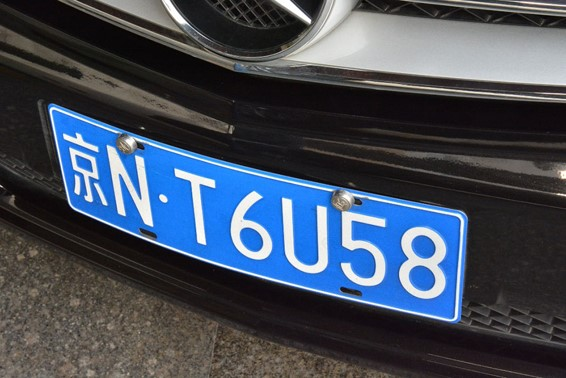
#> input picture 02-配套案例/03-机器视觉基础应用实训案例/05-图像几何变换基础实训/03透视/plate1.jpg, 566 x 378 px
$ python '4-车牌矫正练习.py'
#> lines starting #> are read from the running program, lines starting #| are printed output that depends on the picture; after the words box and inside, x2 and y2 are one past the last pixel; in counts of white or black regions, pixels touching at a corner belong together
#!/usr/bin/env python3
# -*- coding: utf-8 -*-


import cv2 as cv
import numpy as np


def getXY_min_max(A, B, C, D):
    x_min = min(A[0], C[0])
    y_min = min(A[1], B[1])
    x_max = max(B[0], D[0])
    y_max = max(C[1], D[1])
    return x_min, y_min, x_max, y_max


img_path = './plate.jpg'
img_path = './plate1.jpg'
img = cv.imread(img_path)
#> img is the input picture: shape (378, 566, 3); mean B, G, R 91, 76.4, 66.9
h, w = img.shape[:2]
#> h = 378; w = 566

A = (51, 109)
B = (66, 202)
C = (460, 320)
D = (454, 221)

pts1 = np.float32([A, B, C, D])
x_min, y_min, x_max, y_max = getXY_min_max(A, B, C, D)
w = x_max - x_min + 400
h = y_max - y_min - 50
A_ = (0, 0)
B_ = (0, h)
C_ = (w, h)
D_ = (w, 0)
pts2 = np.float32([A_, B_, C_, D_])

M = cv.getPerspectiveTransform(pts1, pts2)
# dst = cv.warpPerspective(img, M, (w, h))
dst = cv.warpPerspective(img, M, (w, h),
                         flags = cv.INTER_CUBIC,
                         borderMode = cv.BORDER_CONSTANT,
                         borderValue = (255, 255, 255))
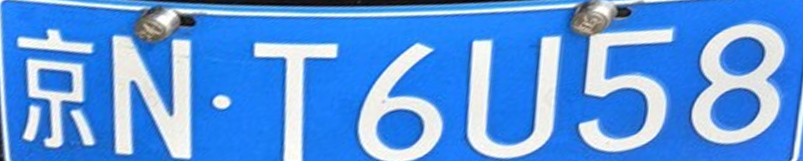
#> dst: shape (161, 803, 3); mean B, G, R 227.3, 150.2, 89.1

# 在原图中标记这些顶点
cv.circle(img, (int(pts1[0][0]),int(pts1[0][1])), 1, (0, 0, 255), cv.LINE_AA)
cv.circle(img, (int(pts1[1][0]),int(pts1[1][1])), 1, (0, 0, 255), cv.LINE_AA)
cv.circle(img, (int(pts1[2][0]),int(pts1[2][1])), 1, (0, 0, 255), cv.LINE_AA)
cv.circle(img, (int(pts1[3][0]),int(pts1[3][1])), 1, (0, 0, 255), cv.LINE_AA)
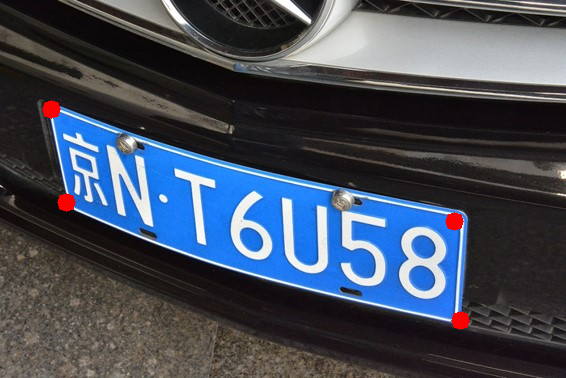
#> img: shape (378, 566, 3); mean B, G, R 90.3, 75.9, 67.7

# 在目标图中标记顶点
cv.circle(dst, (int(pts2[0][0]),int(pts2[0][1])), 1, (0, 0, 255), cv.LINE_AA)
#> dst: shape (161, 803, 3); 0.06% of pixels changed, all inside (x1, y1, x2, y2) = (0, 0, 10, 10)
cv.circle(dst, (int(pts2[1][0]),int(pts2[1][1])), 1, (0, 0, 255), cv.LINE_AA)
#> dst: shape (161, 803, 3); mean B, G, R 227.1, 150.1, 89.3
cv.circle(dst, (int(pts2[2][0]),int(pts2[2][1])), 1, (0, 0, 255), cv.LINE_AA)
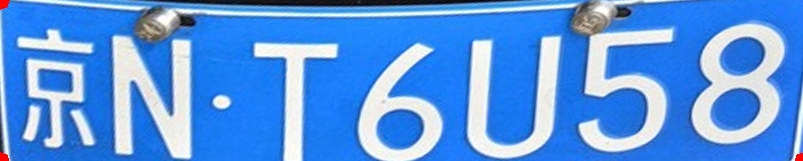
#> dst: shape (161, 803, 3); mean B, G, R 227, 150, 89.3
cv.circle(dst, (int(pts2[3][0]),int(pts2[3][1])), 1, (0, 0, 255), cv.LINE_AA)
#> dst: shape (161, 803, 3); 0.05% of pixels changed, all inside (x1, y1, x2, y2) = (794, 0, 803, 9)

cv.imwrite('./outputs/plate_src.jpg', img)
cv.imwrite('./outputs/plate_dst.jpg', dst)

cv.imshow('img', img)
cv.imshow('dst', dst)
cv.waitKey(0)
cv.destroyAllWindows()

$ run again, with 02-配套案例/03-机器视觉基础应用实训案例/05-图像几何变换基础实训/03透视/sudoku.jpg copied over 02-配套案例/03-机器视觉基础应用实训案例/05-图像几何变换基础实训/03透视/plate1.jpg
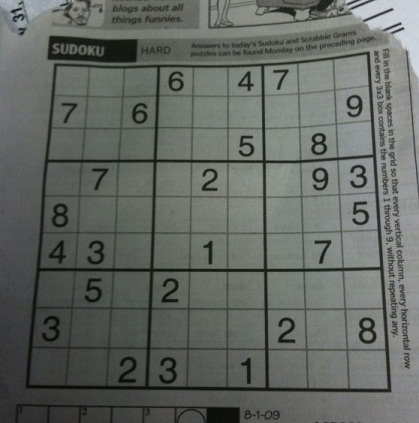
#> input picture 02-配套案例/03-机器视觉基础应用实训案例/05-图像几何变换基础实训/03透视/sudoku.jpg, 419 x 423 px
#> img is the input picture: shape (423, 419, 3); mean B, G, R 98.9, 103.6, 99.4
#> `cv.circle(img, (int(pts1[1][0]),int(pts1[1][1])), 1, (0, 0, 255), cv.L..`:
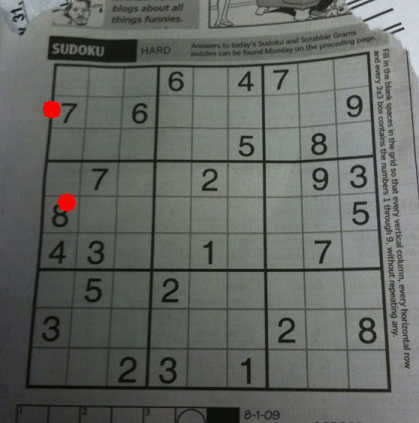
#> img: shape (423, 419, 3); mean B, G, R 98.7, 103.4, 99.9
#> `cv.circle(dst, (int(pts2[2][0]),int(pts2[2][1])), 1, (0, 0, 255), cv.L..`:
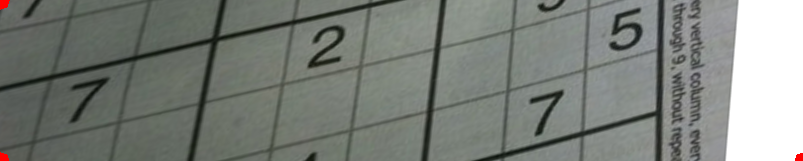
#> dst: shape (161, 803, 3); mean B, G, R 121.8, 127.6, 123

$ run again, with 02-配套案例/03-机器视觉基础应用实训案例/05-图像几何变换基础实训/03透视/test.png saved as 02-配套案例/03-机器视觉基础应用实训案例/05-图像几何变换基础实训/03透视/plate1.jpg
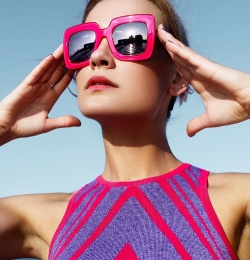
#> input picture 02-配套案例/03-机器视觉基础应用实训案例/05-图像几何变换基础实训/03透视/test.png, 250 x 260 px
#> img is the input picture: shape (260, 250, 3); mean B, G, R 145.8, 130.6, 164.2
#> `cv.circle(img, (int(pts1[1][0]),int(pts1[1][1])), 1, (0, 0, 255), cv.L..`:
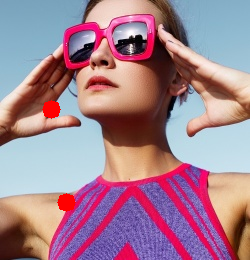
#> img: shape (260, 250, 3); mean B, G, R 144.7, 129.6, 164.8
#> `cv.circle(dst, (int(pts2[2][0]),int(pts2[2][1])), 1, (0, 0, 255), cv.L..`:
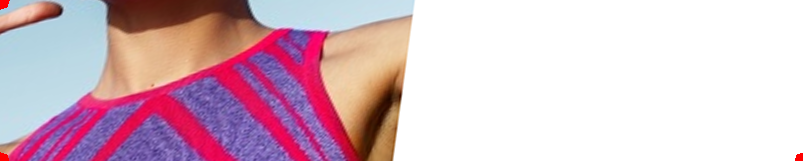
#> dst: shape (161, 803, 3); mean B, G, R 199.7, 187.7, 216.9
